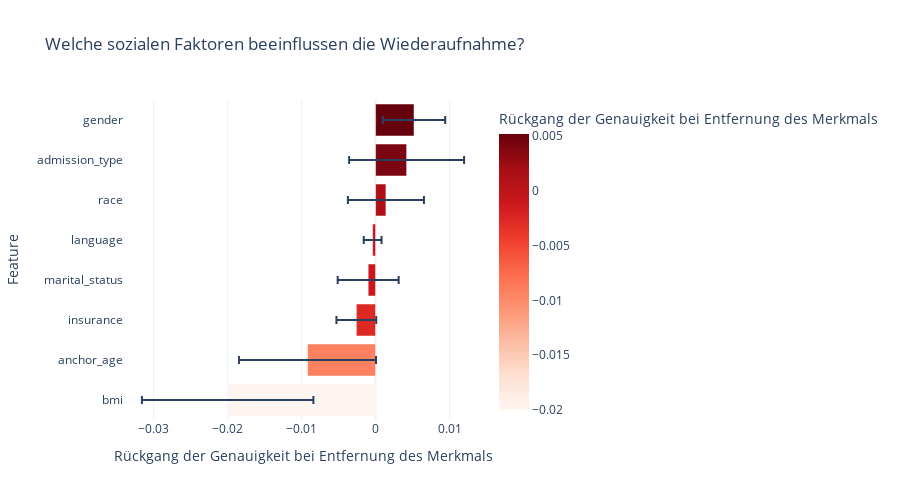

The notebook cell saved with this chart:
### Code cell
from sklearn.inspection import permutation_importance
import pandas as pd
import plotly.express as px

print("Berechne Feature Importance (kann ca. 1-2 Min. dauern oder 5)...")

# Wir nutzen unser Express-Testset für die Berechnung
result = permutation_importance(
    classifier, X_test_fast, y_test_fast, n_repeats=10, random_state=42, n_jobs=1
)

# Ergebnisse in ein DataFrame gießen
importance_df = pd.DataFrame({
    'Feature': feature_cols,
    'Importance': result.importances_mean,
    'Std_Dev': result.importances_std
}).sort_values(by='Importance', ascending=True) # Aufsteigend für horizontalen Plot

# Plotly Bar Chart
fig = px.bar(
    importance_df, 
    x='Importance', 
    y='Feature', 
    orientation='h',
    title='Welche sozialen Faktoren beeinflussen die Wiederaufnahme?',
    labels={'Importance': 'Rückgang der Genauigkeit bei Entfernung des Merkmals'},
    error_x='Std_Dev', # Zeigt die Variabilität der Wichtigkeit
    template="plotly_white",
    color='Importance',
    color_continuous_scale='Reds'
)

fig.update_layout(height=500)
fig.show()

### Figure 1 — Plotly figure (JSON) as saved in the notebook; plotly's stock layout.template omitted (floating-point values rounded to 4 significant figures)
{"data": [{"error_x": {"array": [0.01159, 0.009261, 0.002691, 0.004123, 0.0012, 0.005142, 0.007769, 0.004214]}, "hovertemplate": "Rückgang der Genauigkeit bei Entfernung des Merkmals=%{marker.color}<br>Feature=%{y}<extra></extra>", "legendgroup": "", "marker": {"color": [-0.02, -0.0092, -0.0026, -0.001, -0.0004, 0.0014, 0.0042, 0.0052], "coloraxis": "coloraxis", "pattern": {"shape": ""}}, "name": "", "orientation": "h", "showlegend": false, "textposition": "auto", "type": "bar", "x": [-0.02, -0.0092, -0.0026, -0.001, -0.0004, 0.0014, 0.0042, 0.0052], "xaxis": "x", "y": ["bmi", "anchor_age", "insurance", "marital_status", "language", "race", "admission_type", "gender"], "yaxis": "y"}], "layout": {"barmode": "relative", "coloraxis": {"colorbar": {"title": {"text": "Rückgang der Genauigkeit bei Entfernung des Merkmals"}}, "colorscale": [[0, "rgb(255,245,240)"], [0.125, "rgb(254,224,210)"], [0.25, "rgb(252,187,161)"], [0.375, "rgb(252,146,114)"], [0.5, "rgb(251,106,74)"], [0.625, "rgb(239,59,44)"], [0.75, "rgb(203,24,29)"], [0.875, "rgb(165,15,21)"], [1, "rgb(103,0,13)"]]}, "height": 500, "legend": {"tracegroupgap": 0}, "title": {"text": "Welche sozialen Faktoren beeinflussen die Wiederaufnahme?"}, "xaxis": {"anchor": "y", "domain": [0, 1], "title": {"text": "Rückgang der Genauigkeit bei Entfernung des Merkmals"}}, "yaxis": {"anchor": "x", "domain": [0, 1], "title": {"text": "Feature"}}}}
